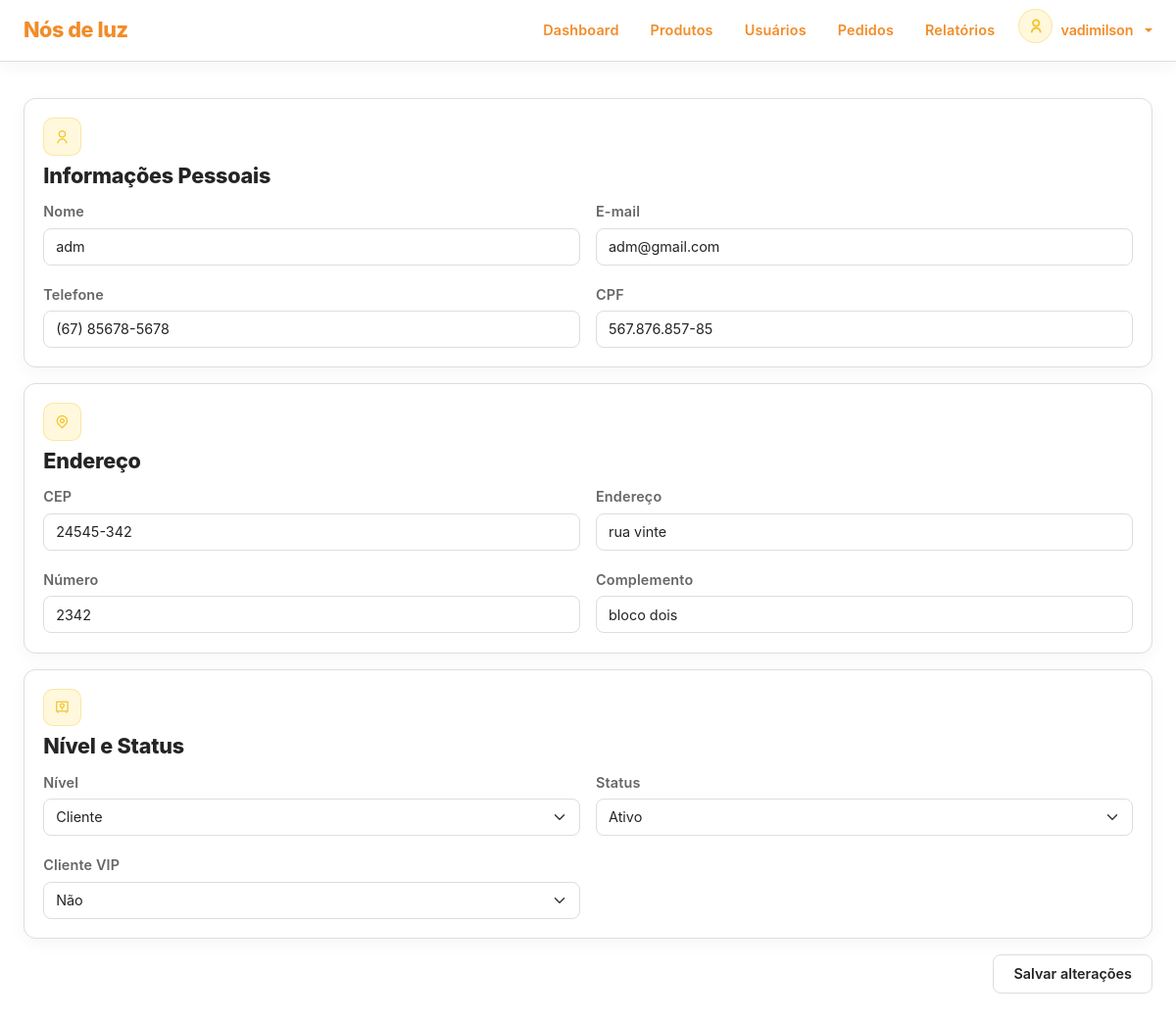
/dashboard/user-edit.php?id=5 (signed in), run on the app's committed database.
### tables this page shows
CREATE TABLE `users` (
  `id` int(11) NOT NULL,
  `name` varchar(250) NOT NULL,
  `email` varchar(250) NOT NULL,
  `password` varchar(250) NOT NULL,
  `phone` varchar(15) NOT NULL,
  `cpf` varchar(14) NOT NULL,
  `address` varchar(250) NOT NULL,
  `cep` varchar(8) NOT NULL,
  `address_number` varchar(20) NOT NULL,
  `address_complement` varchar(100) DEFAULT NULL,
  `role` enum('Cliente','Admin') NOT NULL,
  `status` enum('Ativo','Inativo') NOT NULL,
  `vip` enum('sim','nao') NOT NULL DEFAULT 'nao',
  `reset_token` varchar(64) DEFAULT NULL,
  `reset_token_expires` datetime DEFAULT NULL,
  `date_register` datetime NOT NULL DEFAULT current_timestamp()
);

### app/config/config.php (called while the page is built, shortened)
<?php
function e(?string $value): string
{
    return htmlspecialchars($value ?? '', ENT_QUOTES, 'UTF-8');
}
?>

### dashboard/user-edit.php (the view, shortened to what this page needs)
<?php
require_once __DIR__ . '/../app/config/config.php';
require_once BASE_PATH . '/app/middleware/admin.php';
$id = $_GET['id'] ?? '';
if (!empty($id)) {
    $stmt = mysqli_prepare($conn, "SELECT * FROM users WHERE id = ?");
    mysqli_stmt_bind_param($stmt, "i", $id);
    mysqli_stmt_execute($stmt);
    $result = mysqli_stmt_get_result($stmt);
    $user = mysqli_fetch_assoc($result);
} else {
    header("Location: " . BASE_URL . '/dashboard/index.php');
    exit;
}
$name = $user['name'];
$email = $user['email'];
$phone = $user['phone'];
$cpf = $user['cpf'];
$cep = $user['cep'];
$address = $user['address'];
$address_number = $user['address_number'];
$address_complement = $user['address_complement'];
$role = $user['role'];
$status = $user['status'];
require_once BASE_PATH . '/components/layout/head.php';
require_once BASE_PATH . '/components/layout/header.php';
?>
<div class="custom-main-container min-vh-100 section-spacer">
    <div class="row g-3">
        <div class="col-12">
            <form name="filter-form" action="<?= BASE_URL ?>app/controllers/user-controller.php" method="POST">
                <div class="d-flex flex-column gap-3">
                    <div class="card no-hover">
                        <div class="card-body">
                            <div class="form-content">
                                <div class="form-header">
                                    <div class="icon-box"><i class="ri-user-line"></i></div>
                                    <h3 class="form-title">Informações Pessoais</h3>
                                </div>
                                <div class="form-body row g-3">
                                    <div class="form-field col-6">
                                        <label for="name">Nome</label>
                                        <input class="form-control" name="name" id="name"
                                            value="<?= e($name) ?>" placeholder="Ex: Rogério..."
                                            type="text" minlength="3" maxlength="100" required />
                                    </div>
                                    <div class="form-field col-6">
                                        <label for="email">E-mail</label>
                                        <input class="form-control" name="email" id="email"
                                            value="<?= e($email) ?>" placeholder="nome@exemplo.com"
                                            type="email" maxlength="255" required />
                                    </div>
                                    <div class="form-field col-6">
                                        <label for="phone">Telefone</label>
                                        <input class="form-control" name="phone" id="phone"
                                            value="<?= e($phone) ?>" placeholder="(00) 00000-0000"
                                            type="text" minlength="15" maxlength="15" required />
                                    </div>
                                    <div class="form-field col-6">
                                        <label for="cpf">CPF</label>
                                        <input class="form-control" name="cpf" id="cpf"
                                            value="<?= e($cpf) ?>" placeholder="000.000.000-00"
                                            type="text" minlength="14" maxlength="14" required />
                                    </div>
                                </div>
                            </div>
                        </div>
                    </div>
                    <div class="card no-hover">
                        <div class="card-body">
                            <div class="form-content">
                                <div class="form-header">
                                    <div class="icon-box"><i class="ri-map-pin-line"></i></div>
                                    <h3 class="form-title">Endereço</h3>
                                </div>
                                <div class="form-body row g-3">
                                    <div class="form-field col-6">
                                        <label for="cep">CEP</label>
                                        <input class="form-control" name="cep" id="cep"
                                            value="<?= e($cep) ?>" placeholder="00000-000" type="text"
                                            minlength="9" maxlength="9" required />
                                    </div>
                                    <div class="form-field col-6">
                                        <label for="address">Endereço</label>
                                        <input class="form-control" name="address" id="address"
                                            value="<?= e($address) ?>" placeholder="Rua, Avenida..."
                                            type="text" minlength="5" maxlength="150" required />
                                    </div>
                                    <div class="form-field col-6">
                                        <label for="address_number">Número</label>
                                        <input class="form-control" name="address_number" id="address_number"
                                            value="<?= e($address_number) ?>" placeholder="123"
                                            type="text" maxlength="10" required />
                                    </div>
                                    <div class="form-field col-6">
                                        <label for="address_complement">Complemento</label>
                                        <input class="form-control" name="address_complement" id="address_complement"
                                            value="<?= e($address_complement) ?>"
                                            placeholder="Apt, Bloco..." type="text" maxlength="100" />
                                    </div>
                                </div>
                            </div>
                        </div>
                    </div>
                    <div class="card no-hover">
                        <div class="card-body">
                            <div class="form-content">
                                <div class="form-header">
                                    <div class="icon-box"><i class="ri-safe-line"></i></div>
                                    <h3 class="form-title">Nível e Status</h3>
                                </div>
                                <div class="form-body row g-3">
                                    <div class="form-field col-6">
                                        <label for="role">Nível</label>
                                        <select class="form-select" name="role" id="role" placeholder="Nível" autocomplete="off">
                                            <option value="Cliente" <?= ($role == 'Cliente') ? 'selected' : '' ?>>Cliente</option>
                                        </select>
                                    </div>
                                    <div class="form-field col-6">
                                        <label for="status">Status</label>
                                        <select class="form-select" name="status" id="status" placeholder="Status" autocomplete="off">
                                            <option value="Ativo" <?= ($status == 'Ativo') ? 'selected' : '' ?>>Ativo</option>
                                        </select>
                                    </div>
                                    <div class="form-field col-6">
                                        <label for="vip">Cliente VIP</label>
                                        <select class="form-select" name="vip" id="vip" autocomplete="off">
                                            <option value="nao" <?= ($user['vip'] === 'nao') ? 'selected' : '' ?>>
                                                Não
                                            </option>
                                        </select>
                                    </div>
                                </div>
                            </div>
                        </div>
                    </div>
                    <div class="d-flex w-100 justify-content-end p-0">
                        <button type="submit" class="btn secondary">Salvar Alterações</button>
                    </div>
                </div>
            </form>
        </div>
    </div>
</div>

### assets/css/index.css (style rules this page uses)
* { padding: 0; margin: 0; box-sizing: border-box; list-style: none; }
:root { --color-primary: #f4c430; --color-primary-hover: #ddb01f; --color-primary-light: #fff8dc; --color-orange: #f28c28; --color-orange-hover: #df7815; --color-orange-light: #fff0df; --color-background: #ffffff; --color-background-soft: #fafafa; --color-section: #f6f6f6; --color-card: #ffffff; --color-border: #dddddd; --color-border-light: #eeeeee; --color-title: #242424; --color-text: #666666; --color-muted: #999999; --navbar-background: #f7f7f7; --navbar-border: #dddddd; --footer-background: #000000; --footer-text: #dddddd; --color-input: #ffffff; --color-primary-border: #f4c43055; --color-primary-background: #fff8dc; --color-success: #198754; --color-success-border: #19875433; --color-success-background: #19875414; --color-danger: #ff5441; --color-danger-border: #ff544133; --color-danger-background: #ff544114; --font-family: "Inter", Arial, Helvetica, sans-serif; --font-size-xxl: clamp(2rem, 4vw + 1rem, 3.2rem); --font-size-xl: clamp(2rem, 4vw, 3rem); --font-size-lg: 1.35rem; --font-size-md: 1rem; --font-size-sm: 0.9rem; --font-weight-bold: 800; --font-weight-semibold: 600; --font-weight-regular: 400; --container-width: 1060px; --radius-sm: 8px; --radius-md: 10px; --radius-lg: 12px; --transition: 0.2s ease; --shadow-sm: 0 5px 18px rgba(0, 0, 0, 0.04); --shadow-md: 0 10px 25px rgba(0, 0, 0, 0.08); }
html { scroll-behavior: smooth; }
body { overflow-x: hidden; background-color: var(--color-background); color: var(--color-text); font-family: "Inter", sans-serif !important; font-size: var(--font-size-md); font-weight: var(--font-weight-regular); line-height: 1.65; letter-spacing: 0.01em; -webkit-font-smoothing: antialiased; }
h1, h2, h3, h4, h5, h6, span { color: var(--color-title); letter-spacing: -0.01em; }
.custom-main-container, .custom-main-container-fluid { width: 100%; margin-inline: auto; padding-inline: 1.5rem; }
.custom-main-container { max-width: 1200px; }
.section-spacer { padding-top: 100px; padding-bottom: 100px; }
.icon-box { flex-shrink: 0; width: 2.4rem !important; height: 2.4rem !important; display: flex; justify-content: center; align-items: center; background: var(--color-primary-light); color: var(--color-primary); font-size: 0.95rem; border: 1px solid var(--color-primary-border); border-radius: var(--radius-md); margin-bottom: 0.5rem; }
.card { background: var(--color-card) !important; border: 1px solid var(--color-border) !important; border-radius: var(--radius-lg) !important; color: var(--color-text); transition: var(--transition); box-shadow: var(--shadow-sm); }
.card .card-body { position: relative; padding: 1.2rem; }
.card, .table-container, .projects-list { scrollbar-width: none; -ms-overflow-style: none; }
.btn.secondary { background: var(--color-card); border: 1px solid var(--color-border); border-radius: var(--radius-sm); padding: 0.5rem 1.25rem; font-size: var(--font-size-sm); font-weight: var(--font-weight-semibold); color: var(--color-title); transition: var(--transition); }
form { color: var(--color-text); }
.form-title { color: var(--color-title); font-size: var(--font-size-lg); font-weight: var(--font-weight-bold); margin-bottom: 0.6rem; }
form label { font-size: var(--font-size-sm); color: var(--color-text); font-weight: var(--font-weight-semibold); margin-bottom: 0.3rem; }
form .form-field { position: relative; }
form .form-control, form .form-select { background-color: var(--color-input) !important; border: 1px solid var(--color-border) !important; border-radius: var(--radius-sm) !important; color: var(--color-title) !important; padding: 0.45rem 0.75rem !important; font-size: var(--font-size-sm) !important; transition: border-color var(--transition); }
form .form-control::placeholder { color: var(--color-muted); opacity: 0.8; }
.form-field input[type="password"], .form-field input[type="text"] { padding-right: 2rem !important; }
.btn, .nav-item a, .card-title { text-transform: lowercase !important; }
.btn::first-letter, .nav-item a::first-letter, .card-title::first-letter { text-transform: uppercase !important; }

### data on the page
users: name "adm", email "adm@gmail.com", phone "(67) 85678-5678", cpf "567.876.857-85", cep "24545-342", address "rua vinte", address_number "2342", address_complement "bloco dois", role "Cliente", status "Ativo", vip "Não"

### other printed values
$_SESSION['name'] "vadimilson"
